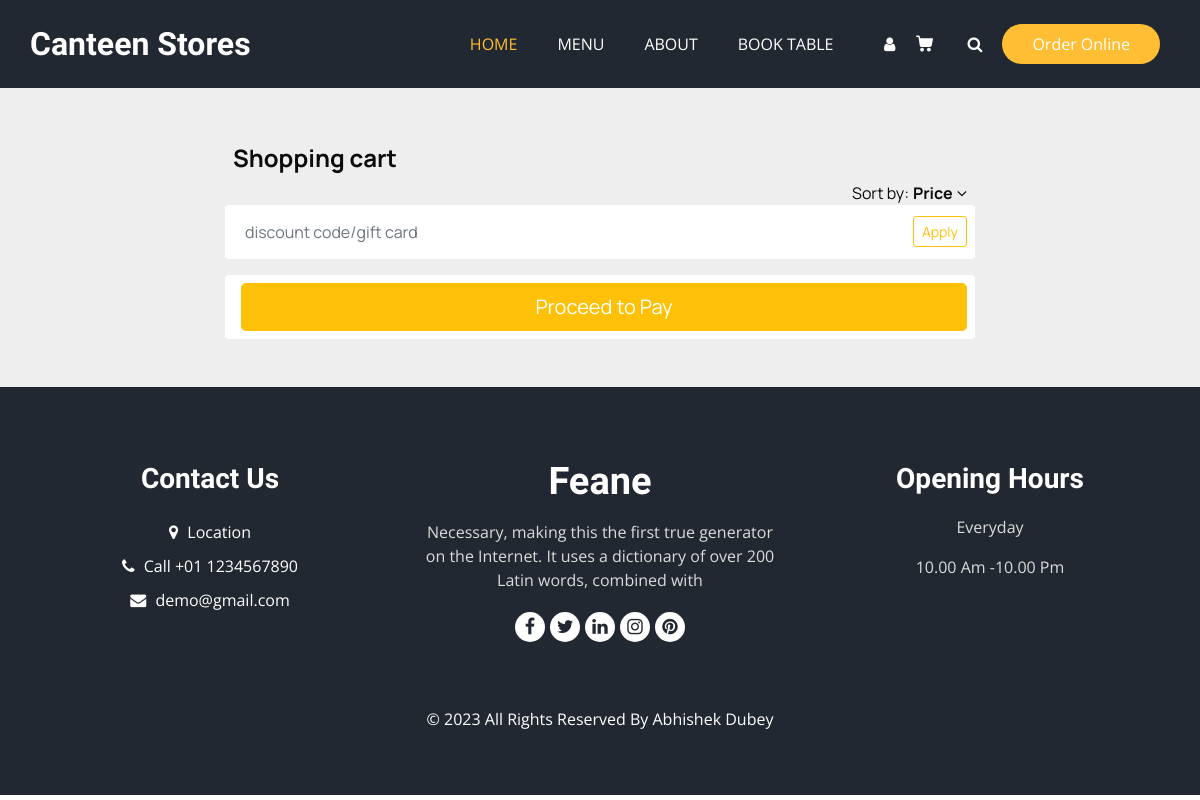
The app's page /card/, older data.
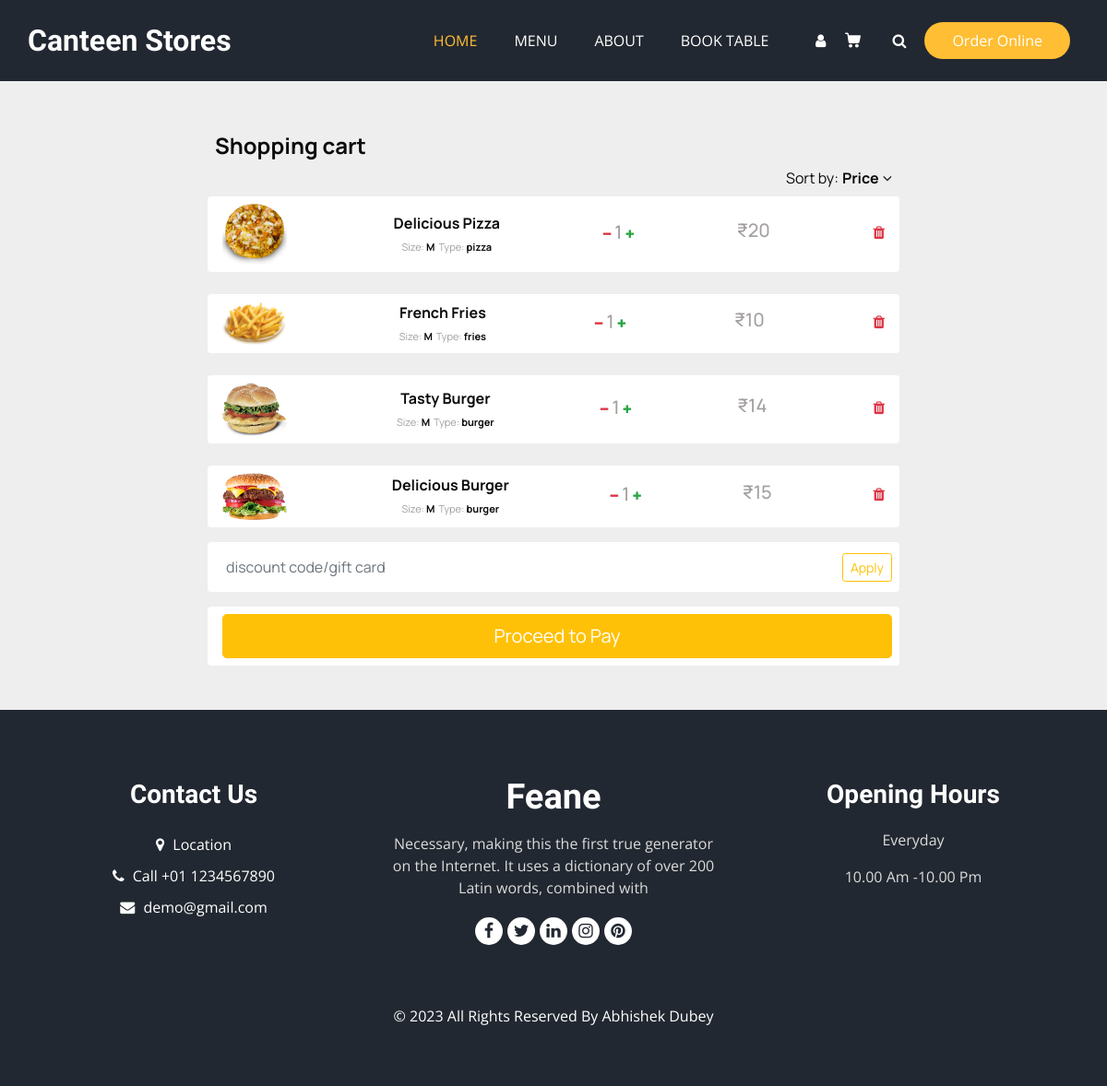
The same page, newer data.
### Home_App/models.py (models this page shows)
class CardItems(models.Model):
    Image = models.CharField(max_length=100)
    Name = models.CharField(max_length=55)
    Type = models.CharField(max_length=10)
    Price = models.IntegerField()
    UserId = models.IntegerField()

### Home_App/views.py (the view)
# urls.py: path('card/', hv.card, name='card'),
def card(request):
    data = {
        'title' : 'Shopping Card',
        'active_user' : Active_User,
    }
    DataOfCard = CardItems.objects.all()
    return render(request, 'shopping_cart.html', {'data': data, 'DataOfCard': DataOfCard})

### Template/shopping_cart.html
{% extends 'main.html' %}
{% load static %}
{% block main %}
<section class="shopping_section layout_padding">
    <div class="container mt-5 mb-5">
        <div class="d-flex justify-content-center row">
            <div class="col-md-8">
                <div class="p-2">
                    <h4>Shopping cart</h4>
                    <div class="d-flex flex-row align-items-center pull-right"><span class="mr-1">Sort by:</span><span
                            class="mr-1 font-weight-bold">Price</span><i class="fa fa-angle-down"></i></div>
                </div>
                {% for Order in DataOfCard %}
                <div class="d-flex flex-row justify-content-between align-items-center p-2 bg-white mt-4 px-3 rounded">
                    <div class="mr-1"><img class="rounded" src="/media/{{ Order.Image }}" width="70"></div>
                    <div class="d-flex flex-column align-items-center product-details"><span class="font-weight-bold">{{ Order.Name }}</span>
                        <div class="d-flex flex-row product-desc">
                            <div class="size mr-1"><span class="text-grey">Size:</span><span
                                    class="font-weight-bold">&nbsp;M</span></div>
                            <div class="color"><span class="text-grey">Type:</span><span
                                    class="font-weight-bold">&nbsp;{{ Order.Type }}</span></div>
                        </div>
                    </div>
                    <div class="d-flex flex-row align-items-center qty"><i class="fa fa-minus text-danger"></i>
                        <h5 class="text-grey mt-1 mr-1 ml-1">1</h5><i class="fa fa-plus text-success"></i>
                    </div>
                    <div>
                        <h5 class="text-grey">₹{{ Order.Price }}</h5>
                    </div>
                    <div class="d-flex align-items-center" id="delete_item"><i class="fa fa-trash mb-1 text-danger"></i>
                    </div>
                </div>
                {% endfor %}
                <div class="d-flex flex-row align-items-center mt-3 p-2 bg-white rounded"><input type="text"
                        class="form-control border-0 gift-card" placeholder="discount code/gift card"><button
                        class="btn btn-outline-warning btn-sm ml-2" type="button">Apply</button></div>
                <div class="d-flex flex-row align-items-center mt-3 p-2 bg-white rounded"><button
                        class="btn btn-warning btn-block btn-lg ml-2 pay-button" type="button">Proceed to Pay</button>
                </div>
            </div>
        </div>
    </div>
</section>
{% endblock main %}

### Template/main.html (shortened to what this page needs)
<!DOCTYPE html>
<html>
{% load static %}
<head>
  <link rel="stylesheet" type="text/css" href="{% static 'css/bootstrap.css' %}" />
  <link rel="stylesheet" type="text/css"
    href="https://cdnjs.cloudflare.com/ajax/libs/OwlCarousel2/2.3.4/assets/owl.carousel.min.css" />
  <link rel="stylesheet" href="https://cdnjs.cloudflare.com/ajax/libs/jquery-nice-select/1.1.0/css/nice-select.min.css"
 />
  <link rel="stylesheet" href="https://use.fontawesome.com/releases/v5.7.0/css/all.css"
>
  <link href="{% static 'css/font-awesome.min.css' %}" rel="stylesheet" />
  <link href="{% static 'css/style.css' %}" rel="stylesheet" />
  <link rel="stylesheet" type="text/css" href="{% static 'css/user_dashboard.css' %}">
  <link rel="stylesheet" type="text/css" href="{% static 'css/cart.css' %}">
  <link href="{% static 'css/responsive.css' %}" rel="stylesheet" />
</head>
<body>
  <div class="hero_area">
    <header class="header_section">
      <div class="container">
        <nav class="navbar navbar-expand-lg custom_nav-container ">
          <a class="navbar-brand" href="{% url 'home' %}">
            <span>
              Canteen Stores
            </span>
          </a>
          <div class="collapse navbar-collapse" id="navbarSupportedContent">
            <ul class="navbar-nav  mx-auto ">
              <li class="nav-item active">
                <a class="nav-link" href="{% url 'home' %}">Home <span class="sr-only">(current)</span></a>
              </li>
              <li class="nav-item">
                <a class="nav-link" href="{% url 'menu' %}">Menu</a>
              </li>
              <li class="nav-item">
                <a class="nav-link" href="{% url 'about' %}">About</a>
              </li>
              <li class="nav-item">
                <a class="nav-link" href="{% url 'book_table' %}">Book Table</a>
              </li>
            </ul>
            <div class="user_option">
              {% if data.active_user %}
              <a href="{% url 'user' %}" class="user_link">
                {% else %}
                <a href="{% url 'login' %}" class="user_link">
                  {% endif %}
                  <i class="fa fa-user" aria-hidden="true"></i>
                </a>
                {% if data.active_user %}
                <a class="cart_link" href="{% url 'card' %}">
                  {% else %}
                  <a href="{% url 'login' %}" class="cart_link">
                    {% endif %}
                  </a>
                  <form class="form-inline">
                    <button class="btn  my-2 my-sm-0 nav_search-btn" type="submit">
                      <i class="fa fa-search" aria-hidden="true"></i>
                    </button>
                  </form>
                  <a href="" class="order_online">
                    Order Online
                  </a>
            </div>
          </div>
        </nav>
      </div>
    </header>
    {% block main %}{% endblock main %}
    <footer class="footer_section">
      <div class="container">
        <div class="row">
          <div class="col-md-4 footer-col">
            <div class="footer_contact">
              <h4>
                Contact Us
              </h4>
              <div class="contact_link_box">
                <a href="">
                  <i class="fa fa-map-marker" aria-hidden="true"></i>
                  <span>
                    Location
                  </span>
                </a>
                <a href="">
                  <i class="fa fa-phone" aria-hidden="true"></i>
                  <span>
                    Call +01 1234567890
                  </span>
                </a>
                <a href="">
                  <i class="fa fa-envelope" aria-hidden="true"></i>
                  <span>
                    demo@gmail.com
                  </span>
                </a>
              </div>
            </div>
          </div>
          <div class="col-md-4 footer-col">
            <div class="footer_detail">
              <a href="" class="footer-logo">
                Feane
              </a>
              <p>
                Necessary, making this the first true generator on the Internet. It uses a dictionary of over 200 Latin
                words, combined with
              </p>
              <div class="footer_social">
                <a href="">
                  <i class="fa fa-facebook" aria-hidden="true"></i>
                </a>
                <a href="">
                  <i class="fa fa-twitter" aria-hidden="true"></i>
                </a>
                <a href="">
                  <i class="fa fa-linkedin" aria-hidden="true"></i>
                </a>
                <a href="">
                  <i class="fa fa-instagram" aria-hidden="true"></i>
                </a>
                <a href="">
                  <i class="fa fa-pinterest" aria-hidden="true"></i>
                </a>
              </div>
            </div>
          </div>
          <div class="col-md-4 footer-col">
            <h4>
              Opening Hours
            </h4>
            <p>
              Everyday
            </p>
            <p>
              10.00 Am -10.00 Pm
            </p>
          </div>
        </div>
        <div class="footer-info">
          <p>
            &copy; <span id="displayYear"></span> All Rights Reserved By
            <a href="https://github.com/abhishekdubey1412/" target="_blank">Abhishek Dubey</a><br><br>
          </p>
        </div>
      </div>
    </footer>
</body>
</html>

### Static/css/style.css (style rules this page uses)
body { font-family: "Open Sans", sans-serif; color: #0c0c0c; background-color: #ffffff; overflow-x: hidden; }
.layout_padding { padding: 90px 0; }
a, a:hover, a:focus { text-decoration: none; }
.btn, .btn:focus { outline: none !important; -webkit-box-shadow: none; box-shadow: none; }
.hero_area { position: relative; min-height: 100vh; display: -webkit-box; display: -ms-flexbox; display: flex; -webkit-box-orient: vertical; -webkit-box-direction: normal; -ms-flex-direction: column; flex-direction: column; }
.header_section { padding: 15px 0; background-color: #222831; }
.navbar-brand { font-family: 'Dancing Script', cursive; }
.navbar-brand span { font-weight: bold; font-size: 32px; color: #ffffff; }
.custom_nav-container { padding: 0; }
.custom_nav-container .navbar-nav { padding-left: 18%; }
.custom_nav-container .navbar-nav .nav-item .nav-link { padding: 5px 20px; color: #ffffff; text-align: center; text-transform: uppercase; border-radius: 5px; -webkit-transition: all 0.3s; transition: all 0.3s; }
.custom_nav-container .navbar-nav .nav-item:hover .nav-link, .custom_nav-container .navbar-nav .nav-item.active .nav-link { color: #ffbe33; }
.custom_nav-container .nav_search-btn { width: auto; height: auto; padding: 0; border: none; color: #ffffff; margin: 0 10px; }
.user_option { display: -webkit-box; display: -ms-flexbox; display: flex; -webkit-box-align: center; -ms-flex-align: center; align-items: center; }
.user_option a { margin: 0 10px; }
.user_option .user_link { color: #ffffff; }
.user_option .cart_link { display: -webkit-box; display: -ms-flexbox; display: flex; -webkit-box-pack: center; -ms-flex-pack: center; justify-content: center; -webkit-box-align: center; -ms-flex-align: center; align-items: center; }
.user_option .cart_link svg { z-index: 1; width: 17px; height: auto; fill: #ffffff; margin-bottom: 2px; }
.user_option .order_online { display: inline-block; padding: 8px 30px; background-color: #ffbe33; color: #ffffff; border-radius: 45px; -webkit-transition: all 0.3s; transition: all 0.3s; border: none; }
.footer_section { background-color: #222831; color: #ffffff; padding: 75px 0 40px 0; text-align: center; }
.footer_section h4 { font-size: 28px; }
.footer_section h4, .footer_section .footer-logo { font-weight: 600; margin-bottom: 20px; font-family: 'Dancing Script', cursive; }
.footer_section p { color: #dbdbdb; }
.footer_section .footer-col { margin-bottom: 30px; }
.footer_section .footer_contact .contact_link_box { display: -webkit-box; display: -ms-flexbox; display: flex; -webkit-box-orient: vertical; -webkit-box-direction: normal; -ms-flex-direction: column; flex-direction: column; }
.footer_section .footer_contact .contact_link_box a { margin: 5px 0; color: #ffffff; }
.footer_section .footer_contact .contact_link_box a i { margin-right: 5px; }
.footer_section .footer-logo { display: block; font-weight: bold; font-size: 38px; line-height: 1; color: #ffffff; }
.footer_section .footer_social { display: -webkit-box; display: -ms-flexbox; display: flex; -webkit-box-pack: center; -ms-flex-pack: center; justify-content: center; margin-top: 20px; margin-bottom: 10px; }
.footer_section .footer_social a { display: -webkit-box; display: -ms-flexbox; display: flex; -webkit-box-pack: center; -ms-flex-pack: center; justify-content: center; -webkit-box-align: center; -ms-flex-align: center; align-items: center; color: #222831; width: 30px; height: 30px; border-radius: 100%; background-color: #ffffff; border-radius: 100%; margin: 0 2.5px; font-size: 18px; }
.footer_section .footer-info { text-align: center; margin-top: 25px; }
.footer_section .footer-info p { color: #ffffff; margin: 0; }
.footer_section .footer-info p a { color: inherit; }

### Static/css/user_dashboard.css (style rules this page uses)
* { margin: 0; padding: 0; box-sizing: border-box; font-family: 'Poppins' sans-serif; }
button.btn.btn-outline-warning.btn-sm.ml-2 { width: fit-content; }
.navigation ul li a, button { position: relative; display: block; width: 100%; display: flex; text-decoration: none; color: white; }

### Static/css/cart.css (style rules this page uses)
section.shopping_section.layout_padding { padding: 0; font-family: 'Manrope', sans-serif; background:#eee; }
.size span { font-size: 11px; }
.color span { font-size: 11px; }
.pay-button { color: #fff; }
.text-grey { color: #a39f9f; }
.qty i { font-size: 11px; }
section.shopping_section.layout_padding h4 { font-weight: bold; }
#delete_item { cursor: pointer; }

### Static/css/responsive.css (style rules this page uses)
@media (min-width: 1200px) { .container { max-width: 1170px; } }

Row changes from the older to the newer data that the page shows:
added CardItems: Image (picture), Name "Delicious Pizza", Type "pizza", Price "20"
added CardItems: Image (picture), Name "French Fries", Type "fries", Price "10"
added CardItems: Image (picture), Name "Tasty Burger", Type "burger", Price "14"
added CardItems: Image (picture), Name "Delicious Burger", Type "burger", Price "15"
